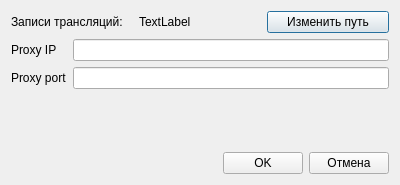
<?xml version="1.0" encoding="UTF-8"?>
<ui version="4.0">
 <class>Dialog</class>
 <widget class="QDialog" name="Dialog">
  <property name="geometry">
   <rect>
    <x>0</x>
    <y>0</y>
    <width>400</width>
    <height>185</height>
   </rect>
  </property>
  <property name="windowTitle">
   <string>Настройки</string>
  </property>
  <layout class="QVBoxLayout" name="verticalLayout">
   <item>
    <layout class="QFormLayout" name="formLayout">
     <item row="0" column="0" colspan="2">
      <layout class="QHBoxLayout" name="horizontalLayout">
       <item>
        <widget class="QLabel" name="label">
         <property name="text">
          <string>Записи трансляций:</string>
         </property>
        </widget>
       </item>
       <item>
        <widget class="QLabel" name="path_lbl">
         <property name="text">
          <string>TextLabel</string>
         </property>
        </widget>
       </item>
       <item>
        <widget class="QPushButton" name="change_path_btn">
         <property name="text">
          <string>Изменить путь</string>
         </property>
        </widget>
       </item>
      </layout>
     </item>
     <item row="1" column="0">
      <widget class="QLabel" name="label_3">
       <property name="text">
        <string>Proxy IP</string>
       </property>
      </widget>
     </item>
     <item row="1" column="1">
      <widget class="QLineEdit" name="ip_line"/>
     </item>
     <item row="2" column="0">
      <widget class="QLabel" name="label_4">
       <property name="text">
        <string>Proxy port</string>
       </property>
      </widget>
     </item>
     <item row="2" column="1">
      <widget class="QLineEdit" name="port_line"/>
     </item>
    </layout>
   </item>
   <item>
    <layout class="QHBoxLayout" name="horizontalLayout_2">
     <item>
      <spacer name="horizontalSpacer">
       <property name="orientation">
        <enum>Qt::Horizontal</enum>
       </property>
       <property name="sizeHint" stdset="0">
        <size>
         <width>40</width>
         <height>20</height>
        </size>
       </property>
      </spacer>
     </item>
     <item>
      <widget class="QPushButton" name="ok_btn">
       <property name="text">
        <string>OK</string>
       </property>
      </widget>
     </item>
     <item>
      <widget class="QPushButton" name="cancel_btn">
       <property name="text">
        <string>Отмена</string>
       </property>
      </widget>
     </item>
    </layout>
   </item>
  </layout>
 </widget>
 <resources/>
 <connections/>
</ui>
